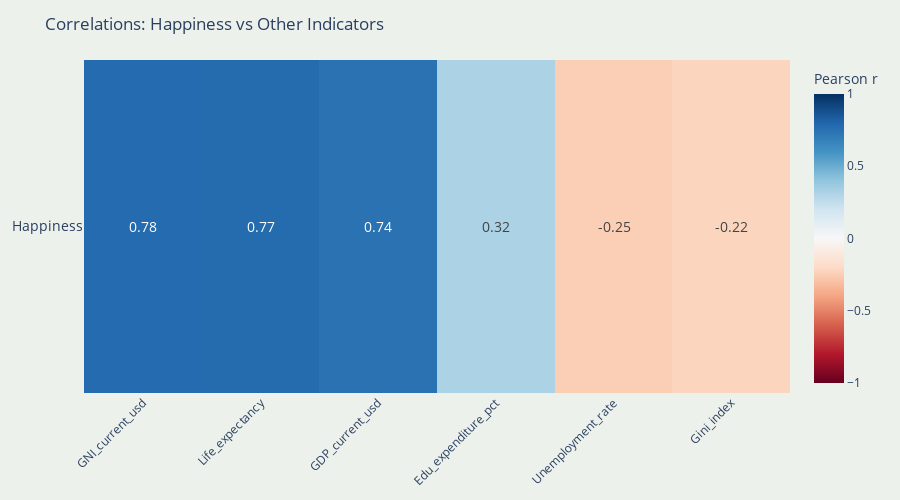

This figure's notebook cell:
### Code cell
import pandas as pd
import numpy as np
import plotly.graph_objects as go

df = pd.read_csv('final.csv')
others = [
    'GDP_current_usd',
    'GNI_current_usd',
    'Gini_index',
    'Life_expectancy',
    'Unemployment_rate',
    'Edu_expenditure_pct'
]

corr_with_hap = df[others].corrwith(df['Happiness'])
corr_with_hap = corr_with_hap.reindex(
    corr_with_hap.abs().sort_values(ascending=False).index
)

fig = go.Figure(go.Heatmap(
    z=[corr_with_hap.values],
    x=corr_with_hap.index,
    y=['Happiness'],
    zmin=-1, zmid=0, zmax=1,
    colorscale='RdBu',
    colorbar=dict(title='Pearson r'),
    text=[[f"{v:.2f}" for v in corr_with_hap.values]],
    texttemplate='%{text}',
    textfont=dict(size=14),
    hoverongaps=False
))

fig.update_layout(
    title="Correlations: Happiness vs Other Indicators",
    xaxis_tickangle=-45,
    yaxis=dict(tickfont=dict(size=14)),
    height=500,
    margin=dict(l=80, r=80, t=60, b=100),
    paper_bgcolor='#EDF1EC',
    plot_bgcolor='#EDF1EC'
)

fig.show()

### Figure 1 — Plotly figure (JSON) as saved in the notebook; plotly's stock layout.template omitted (floating-point values rounded to 4 significant figures)
{"data": [{"colorbar": {"title": {"text": "Pearson r"}}, "colorscale": [[0, "rgb(103,0,31)"], [0.1, "rgb(178,24,43)"], [0.2, "rgb(214,96,77)"], [0.3, "rgb(244,165,130)"], [0.4, "rgb(253,219,199)"], [0.5, "rgb(247,247,247)"], [0.6, "rgb(209,229,240)"], [0.7, "rgb(146,197,222)"], [0.8, "rgb(67,147,195)"], [0.9, "rgb(33,102,172)"], [1, "rgb(5,48,97)"]], "hoverongaps": false, "text": [["0.78", "0.77", "0.74", "0.32", "-0.25", "-0.22"]], "textfont": {"size": 14}, "texttemplate": "%{text}", "type": "heatmap", "x": ["GNI_current_usd", "Life_expectancy", "GDP_current_usd", "Edu_expenditure_pct", "Unemployment_rate", "Gini_index"], "y": ["Happiness"], "z": [[0.7781, 0.7736, 0.7448, 0.3198, -0.2493, -0.223]], "zmax": 1, "zmid": 0, "zmin": -1}], "layout": {"height": 500, "margin": {"b": 100, "l": 80, "r": 80, "t": 60}, "paper_bgcolor": "#EDF1EC", "plot_bgcolor": "#EDF1EC", "title": {"text": "Correlations: Happiness vs Other Indicators"}, "xaxis": {"tickangle": -45}, "yaxis": {"tickfont": {"size": 14}}}}
